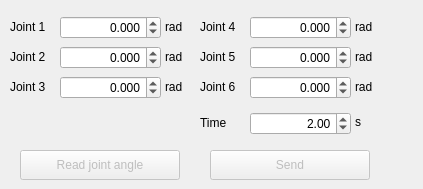
    <widget class="QWidget" name="tab_js">
     <attribute name="title">
      <string>Joint space</string>
     </attribute>
     <widget class="QPushButton" name="btn_read_joint_angle">
      <property name="enabled">
       <bool>false</bool>
      </property>
      <property name="geometry">
       <rect>
        <x>20</x>
        <y>150</y>
        <width>160</width>
        <height>30</height>
       </rect>
      </property>
      <property name="text">
       <string>Read joint angle</string>
      </property>
     </widget>
     <widget class="QPushButton" name="btn_send_joint_angle">
      <property name="enabled">
       <bool>false</bool>
      </property>
      <property name="geometry">
       <rect>
        <x>210</x>
        <y>150</y>
        <width>160</width>
        <height>30</height>
       </rect>
      </property>
      <property name="text">
       <string>Send</string>
      </property>
     </widget>
     <widget class="QLabel" name="label_19">
      <property name="geometry">
       <rect>
        <x>10</x>
        <y>80</y>
        <width>59</width>
        <height>14</height>
       </rect>
      </property>
      <property name="text">
       <string>Joint 3</string>
      </property>
     </widget>
     <widget class="QLabel" name="label_20">
      <property name="geometry">
       <rect>
        <x>200</x>
        <y>20</y>
        <width>59</width>
        <height>14</height>
       </rect>
      </property>
      <property name="text">
       <string>Joint 4</string>
      </property>
     </widget>
     <widget class="QLabel" name="label_21">
      <property name="geometry">
       <rect>
        <x>165</x>
        <y>80</y>
        <width>59</width>
        <height>14</height>
       </rect>
      </property>
      <property name="text">
       <string>rad</string>
      </property>
     </widget>
     <widget class="QLabel" name="label_22">
      <property name="geometry">
       <rect>
        <x>355</x>
        <y>20</y>
        <width>59</width>
        <height>14</height>
       </rect>
      </property>
      <property name="text">
       <string>rad</string>
      </property>
     </widget>
     <widget class="QLabel" name="label_23">
      <property name="geometry">
       <rect>
        <x>165</x>
        <y>50</y>
        <width>59</width>
        <height>14</height>
       </rect>
      </property>
      <property name="text">
       <string>rad</string>
      </property>
     </widget>
     <widget class="QLabel" name="label_24">
      <property name="geometry">
       <rect>
        <x>10</x>
        <y>50</y>
        <width>59</width>
        <height>14</height>
       </rect>
      </property>
      <property name="text">
       <string>Joint 2</string>
      </property>
     </widget>
     <widget class="QLabel" name="label_25">
      <property name="geometry">
       <rect>
        <x>165</x>
        <y>20</y>
        <width>59</width>
        <height>14</height>
       </rect>
      </property>
      <property name="text">
       <string>rad</string>
      </property>
     </widget>
     <widget class="QLabel" name="label_26">
      <property name="geometry">
       <rect>
        <x>10</x>
        <y>20</y>
        <width>59</width>
        <height>14</height>
       </rect>
      </property>
      <property name="text">
       <string>Joint 1</string>
      </property>
     </widget>
     <widget class="QDoubleSpinBox" name="doubleSpinBox_j1">
      <property name="geometry">
       <rect>
        <x>60</x>
        <y>16</y>
        <width>101</width>
        <height>23</height>
       </rect>
      </property>
      <property name="alignment">
       <set>Qt::AlignRight|Qt::AlignTrailing|Qt::AlignVCenter</set>
      </property>
      <property name="decimals">
       <number>3</number>
      </property>
      <property name="minimum">
       <double>-3.140000000000000</double>
      </property>
      <property name="maximum">
       <double>3.140000000000000</double>
      </property>
      <property name="singleStep">
       <double>0.050000000000000</double>
      </property>
     </widget>
     <widget class="QDoubleSpinBox" name="doubleSpinBox_j2">
      <property name="geometry">
       <rect>
        <x>60</x>
        <y>46</y>
        <width>101</width>
        <height>23</height>
       </rect>
      </property>
      <property name="alignment">
       <set>Qt::AlignRight|Qt::AlignTrailing|Qt::AlignVCenter</set>
      </property>
      <property name="decimals">
       <number>3</number>
      </property>
      <property name="minimum">
       <double>-3.140000000000000</double>
      </property>
      <property name="maximum">
       <double>3.140000000000000</double>
      </property>
      <property name="singleStep">
       <double>0.050000000000000</double>
      </property>
     </widget>
     <widget class="QDoubleSpinBox" name="doubleSpinBox_j3">
      <property name="geometry">
       <rect>
        <x>60</x>
        <y>76</y>
        <width>101</width>
        <height>23</height>
       </rect>
      </property>
      <property name="alignment">
       <set>Qt::AlignRight|Qt::AlignTrailing|Qt::AlignVCenter</set>
      </property>
      <property name="decimals">
       <number>3</number>
      </property>
      <property name="minimum">
       <double>-3.140000000000000</double>
      </property>
      <property name="maximum">
       <double>3.140000000000000</double>
      </property>
      <property name="singleStep">
       <double>0.050000000000000</double>
      </property>
     </widget>
     <widget class="QDoubleSpinBox" name="doubleSpinBox_j4">
      <property name="geometry">
       <rect>
        <x>250</x>
        <y>16</y>
        <width>101</width>
        <height>23</height>
       </rect>
      </property>
      <property name="alignment">
       <set>Qt::AlignRight|Qt::AlignTrailing|Qt::AlignVCenter</set>
      </property>
      <property name="decimals">
       <number>3</number>
      </property>
      <property name="minimum">
       <double>-3.140000000000000</double>
      </property>
      <property name="maximum">
       <double>3.140000000000000</double>
      </property>
      <property name="singleStep">
       <double>0.050000000000000</double>
      </property>
     </widget>
     <widget class="QLabel" name="label_33">
      <property name="geometry">
       <rect>
        <x>200</x>
        <y>115</y>
        <width>51</width>
        <height>16</height>
       </rect>
      </property>
      <property name="text">
       <string>Time</string>
      </property>
      <property name="alignment">
       <set>Qt::AlignLeading|Qt::AlignLeft|Qt::AlignVCenter</set>
      </property>
     </widget>
     <widget class="QDoubleSpinBox" name="doubleSpinBox_time_js">
      <property name="geometry">
       <rect>
        <x>250</x>
        <y>112</y>
        <width>101</width>
        <height>23</height>
       </rect>
      </property>
      <property name="alignment">
       <set>Qt::AlignRight|Qt::AlignTrailing|Qt::AlignVCenter</set>
      </property>
      <property name="minimum">
       <double>-3.140000000000000</double>
      </property>
      <property name="maximum">
       <double>10.000000000000000</double>
      </property>
      <property name="singleStep">
       <double>0.500000000000000</double>
      </property>
      <property name="value">
       <double>2.000000000000000</double>
      </property>
     </widget>
     <widget class="QLabel" name="label_34">
      <property name="geometry">
       <rect>
        <x>355</x>
        <y>115</y>
        <width>59</width>
        <height>14</height>
       </rect>
      </property>
      <property name="text">
       <string>s</string>
      </property>
     </widget>
     <widget class="QLabel" name="label_47">
      <property name="geometry">
       <rect>
        <x>355</x>
        <y>50</y>
        <width>59</width>
        <height>14</height>
       </rect>
      </property>
      <property name="text">
       <string>rad</string>
      </property>
     </widget>
     <widget class="QLabel" name="label_49">
      <property name="geometry">
       <rect>
        <x>200</x>
        <y>50</y>
        <width>59</width>
        <height>14</height>
       </rect>
      </property>
      <property name="text">
       <string>Joint 5</string>
      </property>
     </widget>
     <widget class="QDoubleSpinBox" name="doubleSpinBox_j5">
      <property name="geometry">
       <rect>
        <x>250</x>
        <y>46</y>
        <width>101</width>
        <height>23</height>
       </rect>
      </property>
      <property name="alignment">
       <set>Qt::AlignRight|Qt::AlignTrailing|Qt::AlignVCenter</set>
      </property>
      <property name="decimals">
       <number>3</number>
      </property>
      <property name="minimum">
       <double>-3.140000000000000</double>
      </property>
      <property name="maximum">
       <double>3.140000000000000</double>
      </property>
      <property name="singleStep">
       <double>0.050000000000000</double>
      </property>
     </widget>
     <widget class="QDoubleSpinBox" name="doubleSpinBox_j6">
      <property name="geometry">
       <rect>
        <x>250</x>
        <y>76</y>
        <width>101</width>
        <height>23</height>
       </rect>
      </property>
      <property name="alignment">
       <set>Qt::AlignRight|Qt::AlignTrailing|Qt::AlignVCenter</set>
      </property>
      <property name="decimals">
       <number>3</number>
      </property>
      <property name="minimum">
       <double>-3.140000000000000</double>
      </property>
      <property name="maximum">
       <double>3.140000000000000</double>
      </property>
      <property name="singleStep">
       <double>0.050000000000000</double>
      </property>
     </widget>
     <widget class="QLabel" name="label_50">
      <property name="geometry">
       <rect>
        <x>355</x>
        <y>80</y>
        <width>59</width>
        <height>14</height>
       </rect>
      </property>
      <property name="text">
       <string>rad</string>
      </property>
     </widget>
     <widget class="QLabel" name="label_51">
      <property name="geometry">
       <rect>
        <x>200</x>
        <y>80</y>
        <width>59</width>
        <height>14</height>
       </rect>
      </property>
      <property name="text">
       <string>Joint 6</string>
      </property>
     </widget>
    </widget>
